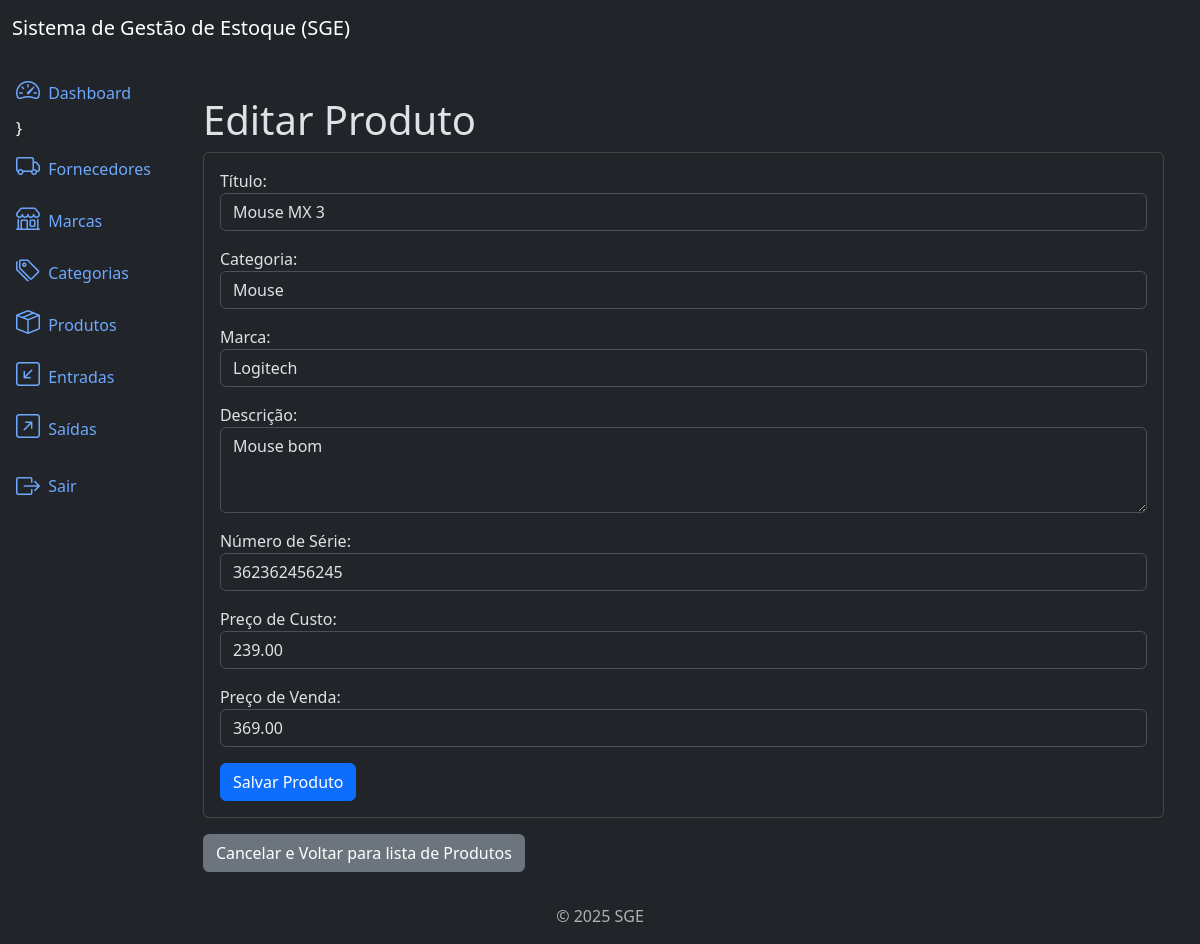
The app's page /products/2/update/ (signed in) with its own data.
### products/models.py (models this page shows, shortened)
class Product(models.Model):
    title = models.CharField(max_length=500)
    category = models.ForeignKey(Category, on_delete=models.PROTECT, related_name='products')
    brand = models.ForeignKey(Brand, on_delete=models.PROTECT, related_name='products')
    description = models.TextField(null=True, blank=True)
    series_number = models.CharField(max_length=500,null=True, blank=True)
    cost_price = models.DecimalField(max_digits=20, decimal_places=2)
    selling_price = models.DecimalField(max_digits=20, decimal_places=2)
    quantity = models.IntegerField(default=0)
    created_at = models.DateTimeField(auto_now_add=True)
    updated_at = models.DateTimeField(auto_now=True)
    class Meta:
        ordering = ['title']
        verbose_name = 'Product'
        verbose_name_plural = 'Products'

### products/views.py (the view)
# urls.py: path('products/<int:pk>/update/', ProductUpdateView.as_view(), name='product_update'),
class ProductUpdateView(LoginRequiredMixin, PermissionRequiredMixin,  UpdateView):
    model = Product
    template_name = 'product_update.html'
    form_class = forms.ProductForm
    success_url = reverse_lazy('product_list')
    permission_required = 'products.change_product'

### products/forms.py
class ProductForm(forms.ModelForm):
    class Meta:
        model = Product
        fields = ['title', 'category', 'brand', 'description',
                  'series_number', 'cost_price', 'selling_price']
        widgets = {
            'title': forms.TextInput(attrs={'class': 'form-control'}),
            'category': forms.Select(attrs={'class': 'form-control'}),
            'brand': forms.Select(attrs={'class': 'form-control'}),
            'description': forms.Textarea(attrs={'class': 'form-control', 'rows': 3}),
            'series_number': forms.TextInput(attrs={'class': 'form-control'}),
            'cost_price': forms.NumberInput(attrs={'class': 'form-control'}),
            'selling_price': forms.NumberInput(attrs={'class': 'form-control'}),
        }
        labels = {
            'title': 'Título',
            'category': 'Categoria',
            'brand': 'Marca',
            'description': 'Descrição',
            'series_number': 'Número de Série',
            'cost_price': 'Preço de Custo',
            'selling_price': 'Preço de Venda',
        }

### brands/models.py (called while the page is built)
    def __str__(self):
        return self.name

### categories/models.py (called while the page is built)
    def __str__(self):
        return self.name

### products/templates/product_update.html (shortened to what this page needs)
{% extends 'base.html' %}
{% block content %}
    <div class="container mt-4">
        <h3 class="display-6">Editar Produto</h3>
        <div class="card">
            <div class="card-body">
                <form method="post" class="form">
                    {{ form.as_p }}
                    <button type="submit" class="btn btn-primary">Salvar Produto</button>
                </form>
            </div>
        </div>
        <a href="{% url 'product_list' %}" class="btn btn-secondary mt-3">Cancelar e Voltar para lista de Produtos</a>
    </div>
{% endblock %}

### records on screen
Product: title "Mouse MX 3", category "Mouse", brand "Logitech", description "Mouse bom", series_number "362362456245", cost_price "239.00", selling_price "369.00"
